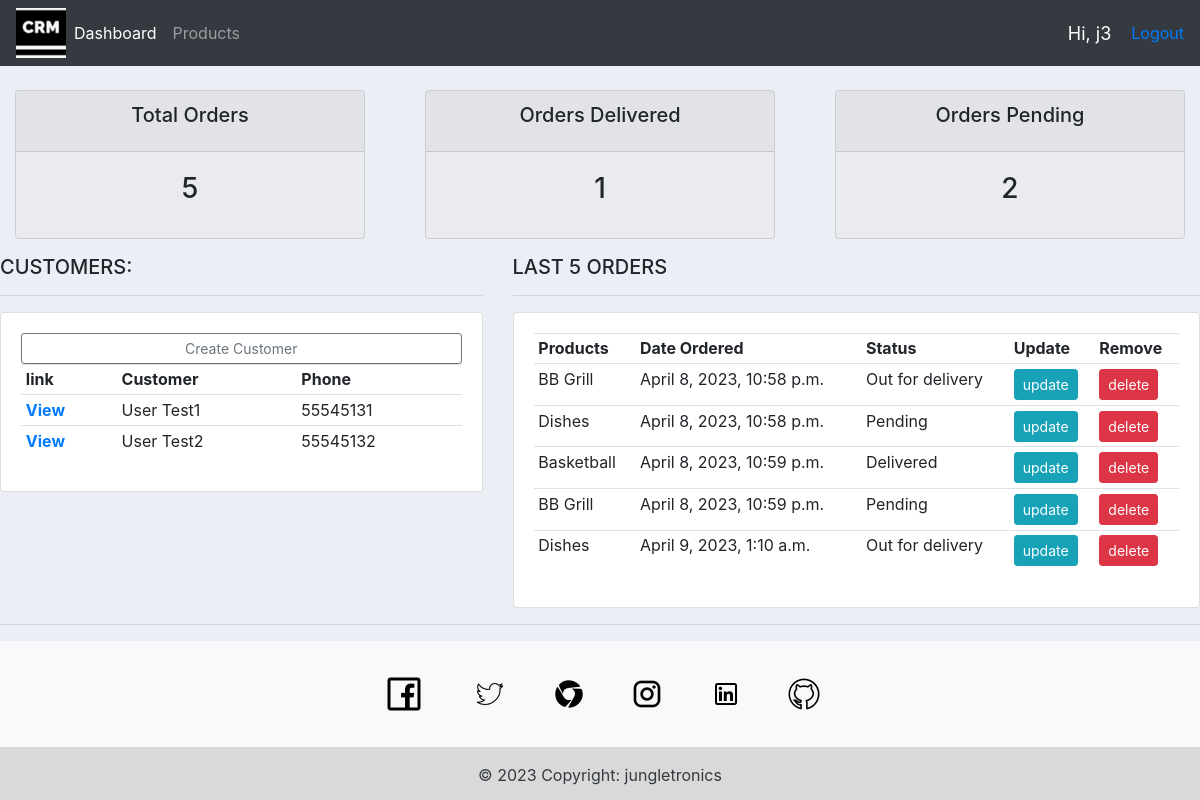
/ (signed in), run on the app's committed database.
### accounts/models.py (models this page shows, shortened)
class Customer(models.Model):
    user = models.OneToOneField(
        User, null=True, blank=True, on_delete=models.CASCADE)
    profile_pic = models.ImageField(
        default='default.jpg')
    name = models.CharField(max_length=200, null=True)
    phone = models.CharField(max_length=200, null=True)
    email = models.CharField(max_length=200, null=True)
    date_created = models.DateTimeField(auto_now_add=True, null=True)

class Order(models.Model):
    STATUS = (
        ('Pending', 'Pending'),
        ('Out for delivery', 'Out for delivery'),
        ('Delivered', 'Delivered')
    )
    customer = models.ForeignKey(
        Customer, null=True, on_delete=models.CASCADE)
    product = models.ForeignKey(Product, null=True, on_delete=models.CASCADE)
    date_created = models.DateTimeField(auto_now_add=True, null=True)
    status = models.CharField(max_length=200, null=True, choices=STATUS)
    note = models.CharField(max_length=100, null=True)

class Product(models.Model):
    CATEGORY = (
        ('Indoor', 'Indoor'),
        ('Out door', 'Out door')
    )
    name = models.CharField(max_length=200, null=True)
    price = models.FloatField(null=True)
    category = models.CharField(max_length=200, null=True, choices=CATEGORY)
    description = models.CharField(max_length=200, null=True)
    date_created = models.DateTimeField(auto_now_add=True, null=True)
    tags = models.ManyToManyField(Tag)
    def __str__(self):
        return self.name

### accounts/decorators.py (the view)
    def wrapper_func(request, *args, **kwargs):
        group = None
        if request.user.groups.exists():
            group = request.user.groups.all()[0].name
        if group == 'customer':
            return redirect('user-page')
        if group == 'admin':
            return view_func(request, *args, **kwargs)

### accounts/views.py (called while the page is built)
@login_required(login_url='login')
@is_user_admin
def home(request):
    orders = Order.objects.all()
    customers = Customer.objects.all()
    total_orders = orders.count()
    total_customers = customers.count()
    delivered = orders.filter(status='Delivered').count()
    pending = orders.filter(status='Pending').count()
    context = {'orders': orders, 'customers': customers, 'total_customers': total_customers,
               'total_orders': total_orders, 'delivered': delivered, 'pending': pending}
    return render(request, 'accounts/dashboard.html', context)

### accounts/templates/accounts/dashboard.html
{% extends 'accounts/base.html' %}
{% block content %}
    {% include 'accounts/status.html' %}
    <div class="row">
        <div class="col-md-5">
            <h5>CUSTOMERS:</h5>
            <hr>
            <div class="card card-body">
                <a class="btn btn-outline-secondary btn-sm btn-block" href="{% url 'create_user_customer' %}">Create Customer</a>
                <table class="table table-sm">
                    <tr>
                        <th>link</th>
                        <th>Customer</th>
                        <th>Phone</th>
                    </tr>
                    <tr>
                    {% for customer in customers %}
                        <th><a href="{% url 'customer' customer.id %}">View</a></th>
                        <td>{{customer.name}}</td>
                        <td>{{customer.phone}}</td>
                    </tr>
                    {% endfor %}
                </table>
            </div>
        </div>
        <div class="col-md-7">
            <H5>LAST 5 ORDERS</H5>
            <hr>
            <div class="card card-body">
                <table class="table table-sm">
                    <tr>
                        <th>Products</th>
                        <th>Date Ordered</th>
                        <th>Status</th>
                        <th>Update</th>
                        <th>Remove</th>
                    </tr>
                    {% for order in orders %}
                    <tr>
                        <td>{{order.product}}</td>
                        <td>{{order.date_created}}</td>
                        <td>{{order.status}}</td>
                        <td><a class="btn btn-sm btn-info" href="{% url 'update_order' order.id %}">update</a></td>
                        <td><a class="btn btn-sm btn-danger" href="{% url 'delete_order' order.id %}">delete</a></td>
                    </tr>
                    {% endfor %}
                </table>
            </div>
        </div>
    </div>
{% endblock content %}

### accounts/templates/accounts/base.html (shortened to what this page needs)
{% load static %}
<html>
    <head>
    <link rel="stylesheet" href="https://cdn.jsdelivr.net/npm/bootstrap@4.3.1/dist/css/bootstrap.min.css">
    <link rel="stylesheet" type="text/css" href="{% static '/css/style.css' %}">
    </head>
    <body>
        {% include 'accounts/navbar.html' %}
        {% block content %}
        {% endblock content %}
        <hr>
        <script src="https://cdn.jsdelivr.net/npm/bootstrap@4.3.1/dist/js/bootstrap.min.js"></script></body>
        <footer class="text-center text-lg-start bg-light text-muted">
            <div class="container pt-3">
              <section class="mb-3">
                <a
                  class="btn btn-link btn-floating btn-lg text-dark m-1"
                  href="#!"
                  role="button"
                  data-mdb-ripple-color="dark"
                  >
                  <img src="{% static '/images/facebook.ico' %}"></a>
                <a
                  class="btn btn-link btn-floating btn-lg text-dark m-1"
                  href="#!"
                  role="button"
                  data-mdb-ripple-color="dark"
                  >
                  <img src="{% static '/images/tweet.ico' %}"></a>
                <a
                  class="btn btn-link btn-floating btn-lg text-dark m-1"
                  href="#!"
                  role="button"
                  data-mdb-ripple-color="dark"
                  >
                  <img src="{% static '/images/google.ico' %}"></a>
                <a
                  class="btn btn-link btn-floating btn-lg text-dark m-1"
                  href="#!"
                  role="button"
                  data-mdb-ripple-color="dark"
                  >
                  <img src="{% static '/images/insta.ico' %}"></a>
                <a
                  class="btn btn-link btn-floating btn-lg text-dark m-1"
                  href="#!"
                  role="button"
                  data-mdb-ripple-color="dark"
                  >
                  <img src="{% static '/images/linkdin.ico' %}"></a>
                <a
                  class="btn btn-link btn-floating btn-lg text-dark m-1"
                  href="#!"
                  role="button"
                  data-mdb-ripple-color="dark"
                  >
                  <img src="{% static '/images/github.ico' %}"></a>
              </section>
            </div>
            <div class="text-center text-dark p-3" style="background-color: rgba(95, 93, 93, 0.2);">
              © 2023 Copyright:
              <a class="text-dark" href="https://medium.com/jungletronics">jungletronics</a>
            </div>
          </footer>
</html>

### accounts/templates/accounts/navbar.html (shortened to what this page needs)
{% load static %}
<nav class="navbar navbar-expand-lg navbar-dark bg-dark">
  <a href="{% url 'home' %}"><img src="{% static 'images/crm_logo.png' %}" alt="CRM logo image"></a>
  <div class="collapse navbar-collapse" id="navbarNav">
    <ul class="navbar-nav">
      {% if request.user.is_staff %}
      <li class="nav-item active">
        <a class="nav-link" href="{% url 'home' %}">Dashboard</a>
      </li>
      <li class="nav-item">
        <a class="nav-link" href="{% url 'products' %}">Products</a>
      </li>
      {% else %}
      <li class="nav-item">
        <a class="nav-link" href="{% url 'account' %}">Settings</a>
      </li>
      {% endif %}
    </ul>
  </div>
  <span class="hi_msg">Hi, {{request.user}} </span>
  <span><a  href="{% url 'logout' %}">Logout</a></span>
</nav>

### accounts/templates/accounts/status.html (shortened to what this page needs)
<br>
<div class="row">
<div class="col">
    <div class="col-md">
        <div class="card text-center text-black mb-3" id="total-orders">
            <div class="card-header">
                <h5 class="card-title">Total Orders</h5>
            </div>
            <div class="card-body">
                <h3 class="card-title">{{total_orders}}</h3>
            </div>
        </div>
    </div>
</div>
<div class="col">
    <div class="col-md">
        <div class="card text-center text-black mb-3" id="total-orders">
            <div class="card-header">
                <h5 class="card-title">Orders Delivered</h5>
            </div>
            <div class="card-body">
                <h3 class="card-title">{{delivered}}</h3>
            </div>
        </div>
    </div>
</div>
<di class="col">
    <div class="col-md">
        <div class="card text-center text-black mb-3" id="total-orders">
                <div class="card-header">
                    <h5 class="card-title">Orders Pending</h5>
                </div>
                    <div class="card-body">
                    <h3 class="card-title">{{pending}}</h3>
                </div>
            </div>
        </div>
    </div>

### static/css/style.css (style rules this page uses)
body { background-color: #ebeff5; }
#total-orders { background-color: #eaeaf1; }

### accounts/templates/accounts/navbar.html (style rules this page uses)
.hi_msg { font-size: 18px; color: #fff; margin-right: 20px; }

### data on the page
Customer: name "User Test1", phone "55545131"
Customer: name "User Test2", phone "55545132"
Order: product "BB Grill", date_created "April 8, 2023, 10:58 p.m.", status "Out for delivery"
Order: product "Dishes", date_created "April 8, 2023, 10:58 p.m.", status "Pending"
Order: product "Basketball", date_created "April 8, 2023, 10:59 p.m.", status "Delivered"
Order: product "BB Grill", date_created "April 8, 2023, 10:59 p.m.", status "Pending"
Order: product "Dishes", date_created "April 9, 2023, 1:10 a.m.", status "Out for delivery"

### other printed values
{{ request.user }} "j3"
{{ total_orders }} "5"
{{ delivered }} "1"
{{ pending }} "2"
